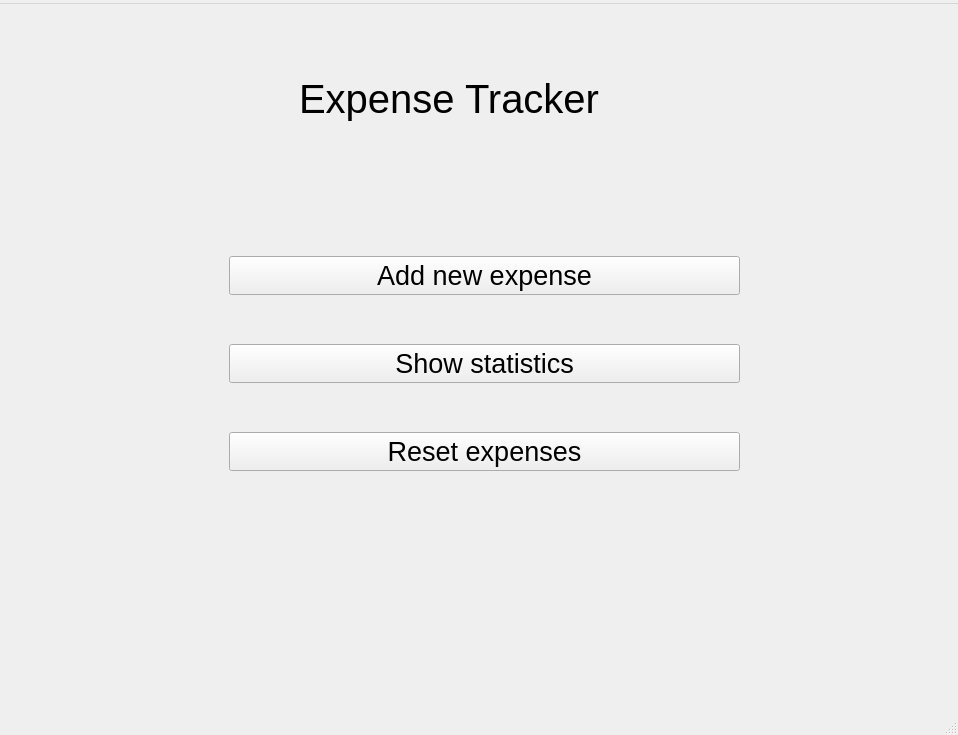
<?xml version="1.0" encoding="UTF-8"?>
<ui version="4.0">
 <class>MainWindow</class>
 <widget class="QMainWindow" name="MainWindow">
  <property name="geometry">
   <rect>
    <x>0</x>
    <y>0</y>
    <width>958</width>
    <height>735</height>
   </rect>
  </property>
  <property name="windowTitle">
   <string>Expense Tracker</string>
  </property>
  <widget class="QWidget" name="centralwidget">
   <layout class="QHBoxLayout" name="horizontalLayout">
    <item>
     <widget class="QStackedWidget" name="stackedWidget">
      <property name="currentIndex">
       <number>0</number>
      </property>
      <widget class="QWidget" name="page">
       <widget class="QLabel" name="label">
        <property name="geometry">
         <rect>
          <x>290</x>
          <y>50</y>
          <width>471</width>
          <height>71</height>
         </rect>
        </property>
        <property name="font">
         <font>
          <pointsize>30</pointsize>
         </font>
        </property>
        <property name="text">
         <string>Expense Tracker</string>
        </property>
       </widget>
       <widget class="QWidget" name="layoutWidget">
        <property name="geometry">
         <rect>
          <x>220</x>
          <y>200</y>
          <width>511</width>
          <height>301</height>
         </rect>
        </property>
        <layout class="QVBoxLayout" name="verticalLayout">
         <item>
          <widget class="QPushButton" name="button_add_expense">
           <property name="font">
            <font>
             <pointsize>20</pointsize>
            </font>
           </property>
           <property name="text">
            <string>Add new expense</string>
           </property>
          </widget>
         </item>
         <item>
          <widget class="QPushButton" name="button_show_statistics">
           <property name="font">
            <font>
             <pointsize>20</pointsize>
            </font>
           </property>
           <property name="text">
            <string>Show statistics</string>
           </property>
          </widget>
         </item>
         <item>
          <widget class="QPushButton" name="button_reset">
           <property name="font">
            <font>
             <pointsize>20</pointsize>
            </font>
           </property>
           <property name="text">
            <string>Reset expenses</string>
           </property>
          </widget>
         </item>
        </layout>
       </widget>
      </widget>
      <widget class="QWidget" name="page_2">
       <widget class="QLabel" name="label_2">
        <property name="geometry">
         <rect>
          <x>300</x>
          <y>20</y>
          <width>421</width>
          <height>111</height>
         </rect>
        </property>
        <property name="font">
         <font>
          <pointsize>25</pointsize>
         </font>
        </property>
        <property name="text">
         <string>Add new expense</string>
        </property>
       </widget>
       <widget class="QLabel" name="label_4">
        <property name="geometry">
         <rect>
          <x>90</x>
          <y>150</y>
          <width>161</width>
          <height>61</height>
         </rect>
        </property>
        <property name="font">
         <font>
          <pointsize>20</pointsize>
         </font>
        </property>
        <property name="text">
         <string>Category</string>
        </property>
       </widget>
       <widget class="QLabel" name="label_5">
        <property name="geometry">
         <rect>
          <x>90</x>
          <y>230</y>
          <width>161</width>
          <height>61</height>
         </rect>
        </property>
        <property name="font">
         <font>
          <pointsize>20</pointsize>
         </font>
        </property>
        <property name="text">
         <string>Cost</string>
        </property>
       </widget>
       <widget class="QLabel" name="label_6">
        <property name="geometry">
         <rect>
          <x>90</x>
          <y>310</y>
          <width>161</width>
          <height>61</height>
         </rect>
        </property>
        <property name="font">
         <font>
          <pointsize>20</pointsize>
         </font>
        </property>
        <property name="text">
         <string>Date</string>
        </property>
       </widget>
       <widget class="QLabel" name="label_7">
        <property name="geometry">
         <rect>
          <x>90</x>
          <y>400</y>
          <width>161</width>
          <height>61</height>
         </rect>
        </property>
        <property name="font">
         <font>
          <pointsize>20</pointsize>
         </font>
        </property>
        <property name="text">
         <string>Details</string>
        </property>
       </widget>
       <widget class="QPushButton" name="add_button">
        <property name="geometry">
         <rect>
          <x>260</x>
          <y>550</y>
          <width>141</width>
          <height>61</height>
         </rect>
        </property>
        <property name="font">
         <font>
          <pointsize>20</pointsize>
         </font>
        </property>
        <property name="text">
         <string>Add</string>
        </property>
       </widget>
       <widget class="QPushButton" name="cancel_button">
        <property name="geometry">
         <rect>
          <x>440</x>
          <y>550</y>
          <width>141</width>
          <height>61</height>
         </rect>
        </property>
        <property name="font">
         <font>
          <pointsize>20</pointsize>
         </font>
        </property>
        <property name="text">
         <string>Cancel</string>
        </property>
       </widget>
       <widget class="QTextEdit" name="details_text_edit">
        <property name="geometry">
         <rect>
          <x>260</x>
          <y>420</y>
          <width>291</width>
          <height>31</height>
         </rect>
        </property>
       </widget>
       <widget class="QComboBox" name="category_combo_box">
        <property name="geometry">
         <rect>
          <x>260</x>
          <y>170</y>
          <width>291</width>
          <height>31</height>
         </rect>
        </property>
        <property name="font">
         <font>
          <pointsize>15</pointsize>
         </font>
        </property>
        <item>
         <property name="text">
          <string>Food</string>
         </property>
        </item>
        <item>
         <property name="text">
          <string>Transportation</string>
         </property>
        </item>
        <item>
         <property name="text">
          <string>Medical &amp; Healthcare</string>
         </property>
        </item>
        <item>
         <property name="text">
          <string>Clothes &amp; shoes</string>
         </property>
        </item>
        <item>
         <property name="text">
          <string>Entertainment</string>
         </property>
        </item>
        <item>
         <property name="text">
          <string>Housing</string>
         </property>
        </item>
        <item>
         <property name="text">
          <string>Other</string>
         </property>
        </item>
       </widget>
       <widget class="QDateEdit" name="dateEdit">
        <property name="geometry">
         <rect>
          <x>260</x>
          <y>320</y>
          <width>291</width>
          <height>41</height>
         </rect>
        </property>
        <property name="font">
         <font>
          <pointsize>15</pointsize>
         </font>
        </property>
       </widget>
       <widget class="QSpinBox" name="spinBox">
        <property name="geometry">
         <rect>
          <x>260</x>
          <y>250</y>
          <width>71</width>
          <height>31</height>
         </rect>
        </property>
        <property name="font">
         <font>
          <pointsize>15</pointsize>
         </font>
        </property>
       </widget>
      </widget>
      <widget class="QWidget" name="page_3">
       <widget class="QLabel" name="label_3">
        <property name="geometry">
         <rect>
          <x>320</x>
          <y>20</y>
          <width>411</width>
          <height>101</height>
         </rect>
        </property>
        <property name="font">
         <font>
          <pointsize>30</pointsize>
         </font>
        </property>
        <property name="text">
         <string>Statistics</string>
        </property>
       </widget>
       <widget class="QLabel" name="label_8">
        <property name="geometry">
         <rect>
          <x>140</x>
          <y>170</y>
          <width>211</width>
          <height>51</height>
         </rect>
        </property>
        <property name="font">
         <font>
          <pointsize>20</pointsize>
         </font>
        </property>
        <property name="text">
         <string>Total Sum</string>
        </property>
       </widget>
       <widget class="QLabel" name="label_total_sum">
        <property name="geometry">
         <rect>
          <x>460</x>
          <y>130</y>
          <width>131</width>
          <height>91</height>
         </rect>
        </property>
        <property name="font">
         <font>
          <pointsize>50</pointsize>
         </font>
        </property>
        <property name="text">
         <string>0</string>
        </property>
       </widget>
       <widget class="QPushButton" name="button_cancel">
        <property name="geometry">
         <rect>
          <x>350</x>
          <y>540</y>
          <width>171</width>
          <height>61</height>
         </rect>
        </property>
        <property name="font">
         <font>
          <pointsize>20</pointsize>
         </font>
        </property>
        <property name="text">
         <string>Cancel</string>
        </property>
       </widget>
       <widget class="QPushButton" name="button_categories_charts">
        <property name="geometry">
         <rect>
          <x>290</x>
          <y>280</y>
          <width>311</width>
          <height>81</height>
         </rect>
        </property>
        <property name="font">
         <font>
          <pointsize>20</pointsize>
         </font>
        </property>
        <property name="text">
         <string>Categories charts</string>
        </property>
       </widget>
      </widget>
      <widget class="QWidget" name="page_4">
       <widget class="QPushButton" name="button_cancel_categories_charts">
        <property name="geometry">
         <rect>
          <x>370</x>
          <y>560</y>
          <width>171</width>
          <height>61</height>
         </rect>
        </property>
        <property name="font">
         <font>
          <pointsize>20</pointsize>
         </font>
        </property>
        <property name="text">
         <string>Cancel</string>
        </property>
       </widget>
       <widget class="QLabel" name="label_categories_chart">
        <property name="geometry">
         <rect>
          <x>140</x>
          <y>50</y>
          <width>651</width>
          <height>501</height>
         </rect>
        </property>
        <property name="text">
         <string/>
        </property>
        <property name="pixmap">
         <pixmap>categories_chart.jpg</pixmap>
        </property>
       </widget>
      </widget>
     </widget>
    </item>
   </layout>
  </widget>
  <widget class="QMenuBar" name="menubar">
   <property name="geometry">
    <rect>
     <x>0</x>
     <y>0</y>
     <width>958</width>
     <height>26</height>
    </rect>
   </property>
   <widget class="QMenu" name="menuFile">
    <property name="title">
     <string/>
    </property>
   </widget>
   <widget class="QMenu" name="menuEdit">
    <property name="title">
     <string/>
    </property>
   </widget>
   <addaction name="menuFile"/>
   <addaction name="menuEdit"/>
  </widget>
  <widget class="QStatusBar" name="statusbar"/>
  <action name="action">
   <property name="text">
    <string>New</string>
   </property>
   <property name="statusTip">
    <string/>
   </property>
   <property name="shortcut">
    <string>Ctrl+N</string>
   </property>
  </action>
  <action name="actionSave">
   <property name="text">
    <string>Save</string>
   </property>
   <property name="statusTip">
    <string>Save a file</string>
   </property>
   <property name="shortcut">
    <string>Ctrl+S</string>
   </property>
  </action>
  <action name="actionCopy">
   <property name="text">
    <string>Copy</string>
   </property>
   <property name="statusTip">
    <string>Copy a file</string>
   </property>
   <property name="shortcut">
    <string>Ctrl+C</string>
   </property>
  </action>
  <action name="actionPaste">
   <property name="text">
    <string>Paste</string>
   </property>
   <property name="statusTip">
    <string>Paste a file</string>
   </property>
   <property name="shortcut">
    <string>Ctrl+V</string>
   </property>
  </action>
 </widget>
 <resources/>
 <connections/>
</ui>
